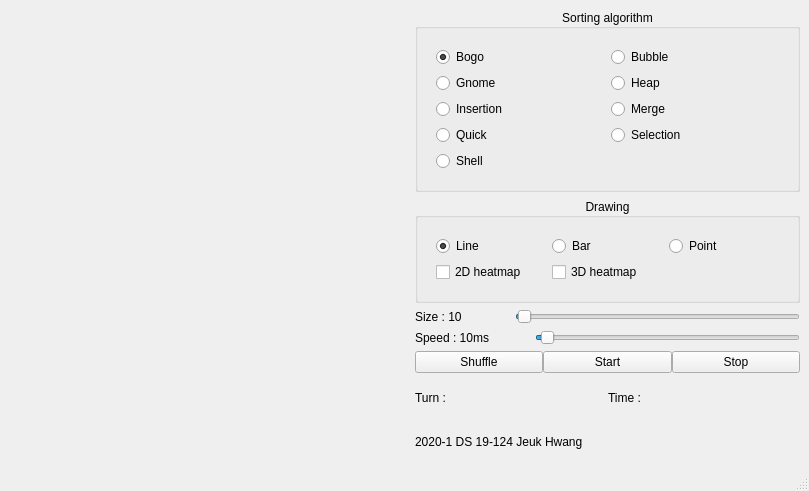
<?xml version="1.0" encoding="UTF-8"?>
<ui version="4.0">
 <class>MainWindow</class>
 <widget class="QMainWindow" name="MainWindow">
  <property name="geometry">
   <rect>
    <x>0</x>
    <y>0</y>
    <width>809</width>
    <height>491</height>
   </rect>
  </property>
  <property name="windowTitle">
   <string>Sorting Simulation / 19124 Jeuk Hwang</string>
  </property>
  <widget class="QWidget" name="central">
   <layout class="QHBoxLayout" name="horizontalLayout_3" stretch="0,0">
    <item>
     <widget class="PlotWidget" name="canvas_widget" native="true">
      <property name="minimumSize">
       <size>
        <width>400</width>
        <height>0</height>
       </size>
      </property>
     </widget>
    </item>
    <item>
     <layout class="QGridLayout" name="gridLayout_9" rowstretch="0,0,0,0,0,0,0,0,0,0,0,0,0,0" columnstretch="0">
      <property name="sizeConstraint">
       <enum>QLayout::SetMinAndMaxSize</enum>
      </property>
      <property name="horizontalSpacing">
       <number>7</number>
      </property>
      <item row="7" column="0">
       <layout class="QHBoxLayout" name="horizontalLayout_4">
        <item>
         <widget class="QLabel" name="speed">
          <property name="minimumSize">
           <size>
            <width>120</width>
            <height>0</height>
           </size>
          </property>
          <property name="text">
           <string>Speed : 10ms</string>
          </property>
         </widget>
        </item>
        <item>
         <widget class="QSlider" name="slider_speed">
          <property name="minimum">
           <number>1</number>
          </property>
          <property name="maximum">
           <number>500</number>
          </property>
          <property name="singleStep">
           <number>1</number>
          </property>
          <property name="pageStep">
           <number>10</number>
          </property>
          <property name="value">
           <number>10</number>
          </property>
          <property name="orientation">
           <enum>Qt::Horizontal</enum>
          </property>
         </widget>
        </item>
       </layout>
      </item>
      <item row="4" column="0">
       <layout class="QHBoxLayout" name="horizontalLayout_2">
        <item>
         <widget class="QLabel" name="array">
          <property name="minimumSize">
           <size>
            <width>100</width>
            <height>0</height>
           </size>
          </property>
          <property name="text">
           <string>Size : 10</string>
          </property>
         </widget>
        </item>
        <item>
         <widget class="QSlider" name="slider_size">
          <property name="minimum">
           <number>1</number>
          </property>
          <property name="maximum">
           <number>1000</number>
          </property>
          <property name="value">
           <number>10</number>
          </property>
          <property name="sliderPosition">
           <number>10</number>
          </property>
          <property name="tracking">
           <bool>true</bool>
          </property>
          <property name="orientation">
           <enum>Qt::Horizontal</enum>
          </property>
         </widget>
        </item>
       </layout>
      </item>
      <item row="13" column="0">
       <widget class="QLabel" name="jeuk">
        <property name="text">
         <string>2020-1 DS 19-124 Jeuk Hwang</string>
        </property>
       </widget>
      </item>
      <item row="9" column="0">
       <layout class="QHBoxLayout" name="horizontalLayout_8">
        <item>
         <widget class="QPushButton" name="shuffle">
          <property name="text">
           <string>Shuffle</string>
          </property>
         </widget>
        </item>
        <item>
         <widget class="QPushButton" name="start">
          <property name="text">
           <string>Start</string>
          </property>
         </widget>
        </item>
        <item>
         <widget class="QPushButton" name="stop">
          <property name="text">
           <string>Stop</string>
          </property>
         </widget>
        </item>
       </layout>
      </item>
      <item row="10" column="0">
       <layout class="QHBoxLayout" name="horizontalLayout">
        <item>
         <widget class="QLabel" name="turn">
          <property name="text">
           <string>Turn :</string>
          </property>
         </widget>
        </item>
        <item>
         <widget class="QLabel" name="time">
          <property name="text">
           <string>Time :</string>
          </property>
         </widget>
        </item>
       </layout>
      </item>
      <item row="1" column="0">
       <widget class="QGroupBox" name="sort_group">
        <property name="title">
         <string>Sorting algorithm</string>
        </property>
        <property name="alignment">
         <set>Qt::AlignCenter</set>
        </property>
        <layout class="QGridLayout" name="gridLayout_3">
         <item row="1" column="0">
          <widget class="QWidget" name="widget" native="true">
           <layout class="QGridLayout" name="gridLayout_6">
            <item row="6" column="1">
             <widget class="QRadioButton" name="selection">
              <property name="text">
               <string>Selection</string>
              </property>
             </widget>
            </item>
            <item row="5" column="1">
             <widget class="QRadioButton" name="merge">
              <property name="text">
               <string>Merge</string>
              </property>
             </widget>
            </item>
            <item row="7" column="0">
             <widget class="QRadioButton" name="shell">
              <property name="text">
               <string>Shell</string>
              </property>
             </widget>
            </item>
            <item row="6" column="0">
             <widget class="QRadioButton" name="quick">
              <property name="text">
               <string>Quick</string>
              </property>
             </widget>
            </item>
            <item row="5" column="0">
             <widget class="QRadioButton" name="insertion">
              <property name="text">
               <string>Insertion</string>
              </property>
             </widget>
            </item>
            <item row="4" column="0">
             <widget class="QRadioButton" name="gnome">
              <property name="text">
               <string>Gnome</string>
              </property>
             </widget>
            </item>
            <item row="4" column="1">
             <widget class="QRadioButton" name="heap">
              <property name="text">
               <string>Heap</string>
              </property>
             </widget>
            </item>
            <item row="3" column="1">
             <widget class="QRadioButton" name="bubble">
              <property name="text">
               <string>Bubble</string>
              </property>
             </widget>
            </item>
            <item row="3" column="0">
             <widget class="QRadioButton" name="bogo">
              <property name="text">
               <string>Bogo</string>
              </property>
              <property name="checked">
               <bool>true</bool>
              </property>
              <property name="autoRepeat">
               <bool>false</bool>
              </property>
             </widget>
            </item>
           </layout>
          </widget>
         </item>
        </layout>
       </widget>
      </item>
      <item row="2" column="0">
       <widget class="QGroupBox" name="option_group">
        <property name="title">
         <string>Drawing</string>
        </property>
        <property name="alignment">
         <set>Qt::AlignCenter</set>
        </property>
        <layout class="QHBoxLayout" name="horizontalLayout_13">
         <item>
          <widget class="QWidget" name="widget_2" native="true">
           <layout class="QGridLayout" name="gridLayout_7">
            <item row="0" column="0">
             <widget class="QRadioButton" name="line_btn">
              <property name="text">
               <string>Line</string>
              </property>
              <property name="checked">
               <bool>true</bool>
              </property>
             </widget>
            </item>
            <item row="0" column="2">
             <widget class="QRadioButton" name="point_btn">
              <property name="text">
               <string>Point</string>
              </property>
             </widget>
            </item>
            <item row="1" column="0">
             <widget class="QCheckBox" name="two_heatmap">
              <property name="text">
               <string>2D heatmap</string>
              </property>
             </widget>
            </item>
            <item row="0" column="1">
             <widget class="QRadioButton" name="bar_btn">
              <property name="text">
               <string>Bar</string>
              </property>
             </widget>
            </item>
            <item row="1" column="1">
             <widget class="QCheckBox" name="three_heatmap">
              <property name="text">
               <string>3D heatmap</string>
              </property>
             </widget>
            </item>
           </layout>
          </widget>
         </item>
        </layout>
       </widget>
      </item>
     </layout>
    </item>
   </layout>
  </widget>
  <widget class="QStatusBar" name="statusbar"/>
 </widget>
 <customwidgets>
  <customwidget>
   <class>PlotWidget</class>
   <extends>QWidget</extends>
   <header>pyqtgraph.h</header>
   <container>1</container>
  </customwidget>
 </customwidgets>
 <resources/>
 <connections/>
</ui>
